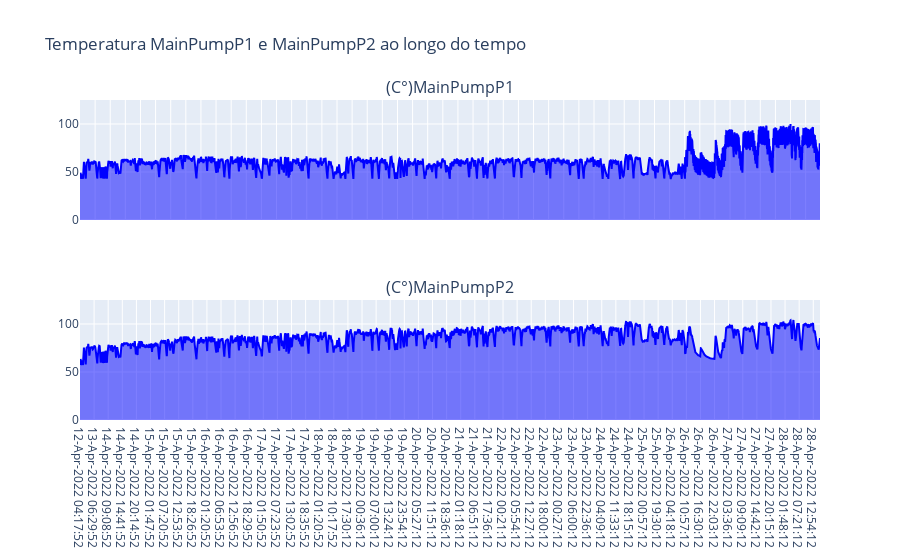

Notebook cell for this chart:
### Code cell
import pandas as pd
import plotly.graph_objects as go
from plotly.subplots import make_subplots

BDadosTemp_MainPumpAjus = BDadosTemp_MainPump[
    (BDadosTemp_MainPump['MainPumpP1'] >= min_MainPumpsTempP1) &
    (BDadosTemp_MainPump['MainPumpP1'] <= max_MainPumpsTempP1) &
    (BDadosTemp_MainPump['MainPumpP2'] >= min_MainPumpsTempP2) &
    (BDadosTemp_MainPump['MainPumpP2'] <= max_MainPumpsTempP2)
]

# Criar subplots com plotly
fig_BDadosTemp_MainPumpAjus = make_subplots(rows=2, cols=1, shared_xaxes=True, subplot_titles=['(C°)MainPumpP1', '(C°)MainPumpP2'])

# Adicionar traces para MainPumpP1
fig_BDadosTemp_MainPumpAjus.add_trace(go.Scatter(x=BDadosTemp_MainPumpAjus['Timestamp'], y=BDadosTemp_MainPumpAjus['MainPumpP1'],
                         mode='lines', fill='tozeroy', line=dict(color='blue'), name='(C°)MainPumpP1'),
              row=1, col=1)

# Adicionar traces para MainPumpP2
fig_BDadosTemp_MainPumpAjus.add_trace(go.Scatter(x=BDadosTemp_MainPumpAjus['Timestamp'], y=BDadosTemp_MainPumpAjus['MainPumpP2'],
                         mode='lines', fill='tozeroy', line=dict(color='blue'), name='(C°)MainPumpP2'),
              row=2, col=1)

# Definir limite máximo para o eixo y como 125
fig_BDadosTemp_MainPumpAjus.update_yaxes(range=[0, 125], row=1, col=1)
fig_BDadosTemp_MainPumpAjus.update_yaxes(range=[0, 125], row=2, col=1)

# Atualizar layout com títulos personalizados
fig_BDadosTemp_MainPumpAjus.update_layout(title_text='Temperatura MainPumpP1 e MainPumpP2 ao longo do tempo',
                  showlegend=False)  # Desativar a legenda global

# Exibir o gráfico interativo
fig_BDadosTemp_MainPumpAjus.show()

### Figure 1 — Plotly figure (JSON) as saved in the notebook; plotly's stock layout.template omitted (floating-point values rounded to 4 significant figures; data arrays with more than 128 entries replaced by an {"elided": "..."} marker saying what was removed)
{"data": [{"fill": "tozeroy", "line": {"color": "blue"}, "mode": "lines", "name": "(C°)MainPumpP1", "type": "scatter", "x": {"elided": "5826 str values"}, "xaxis": "x", "y": {"elided": "5826 float values"}, "yaxis": "y"}, {"fill": "tozeroy", "line": {"color": "blue"}, "mode": "lines", "name": "(C°)MainPumpP2", "type": "scatter", "x": {"elided": "5826 str values"}, "xaxis": "x2", "y": {"elided": "5826 float values"}, "yaxis": "y2"}], "layout": {"annotations": [{"font": {"size": 16}, "showarrow": false, "text": "(C°)MainPumpP1", "x": 0.5, "xanchor": "center", "xref": "paper", "y": 1, "yanchor": "bottom", "yref": "paper"}, {"font": {"size": 16}, "showarrow": false, "text": "(C°)MainPumpP2", "x": 0.5, "xanchor": "center", "xref": "paper", "y": 0.375, "yanchor": "bottom", "yref": "paper"}], "showlegend": false, "title": {"text": "Temperatura MainPumpP1 e MainPumpP2 ao longo do tempo"}, "xaxis": {"anchor": "y", "domain": [0, 1], "matches": "x2", "showticklabels": false}, "xaxis2": {"anchor": "y2", "domain": [0, 1]}, "yaxis": {"anchor": "x", "domain": [0.625, 1], "range": [0, 125]}, "yaxis2": {"anchor": "x2", "domain": [0, 0.375], "range": [0, 125]}}}
